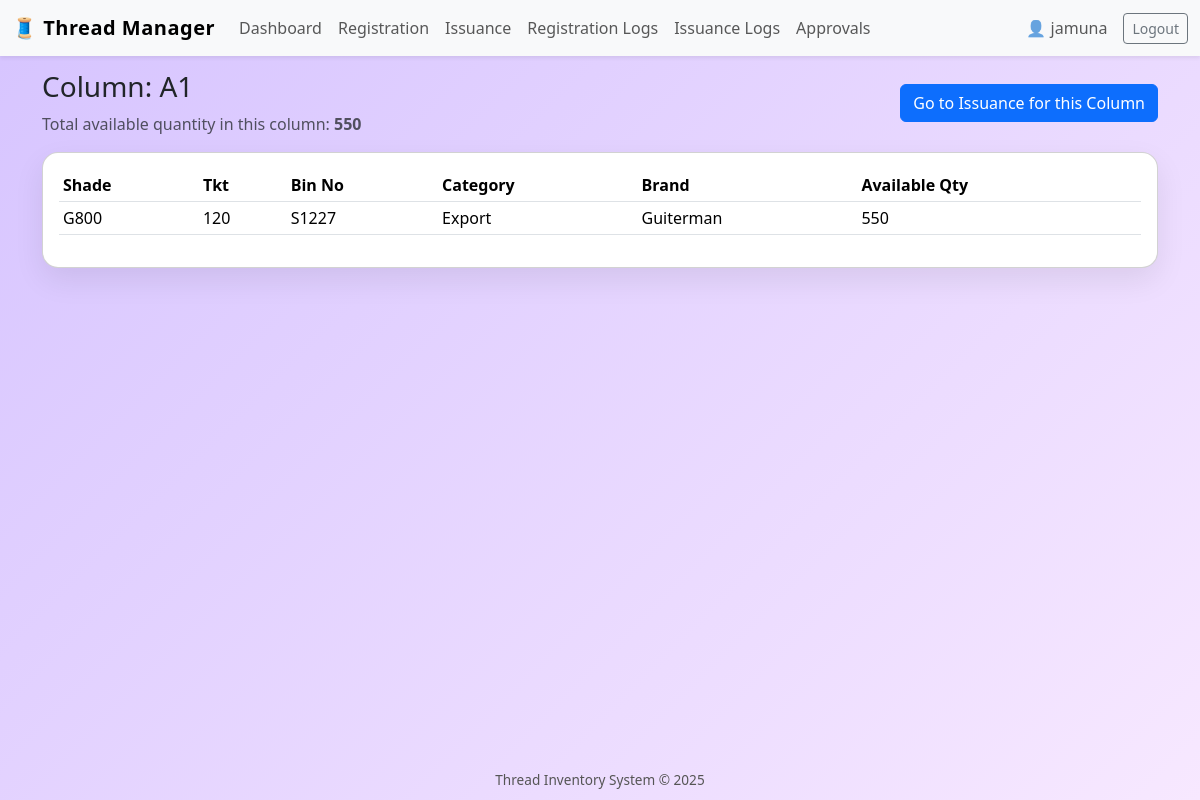
The app's page /columns/A1/ (signed in), older data.
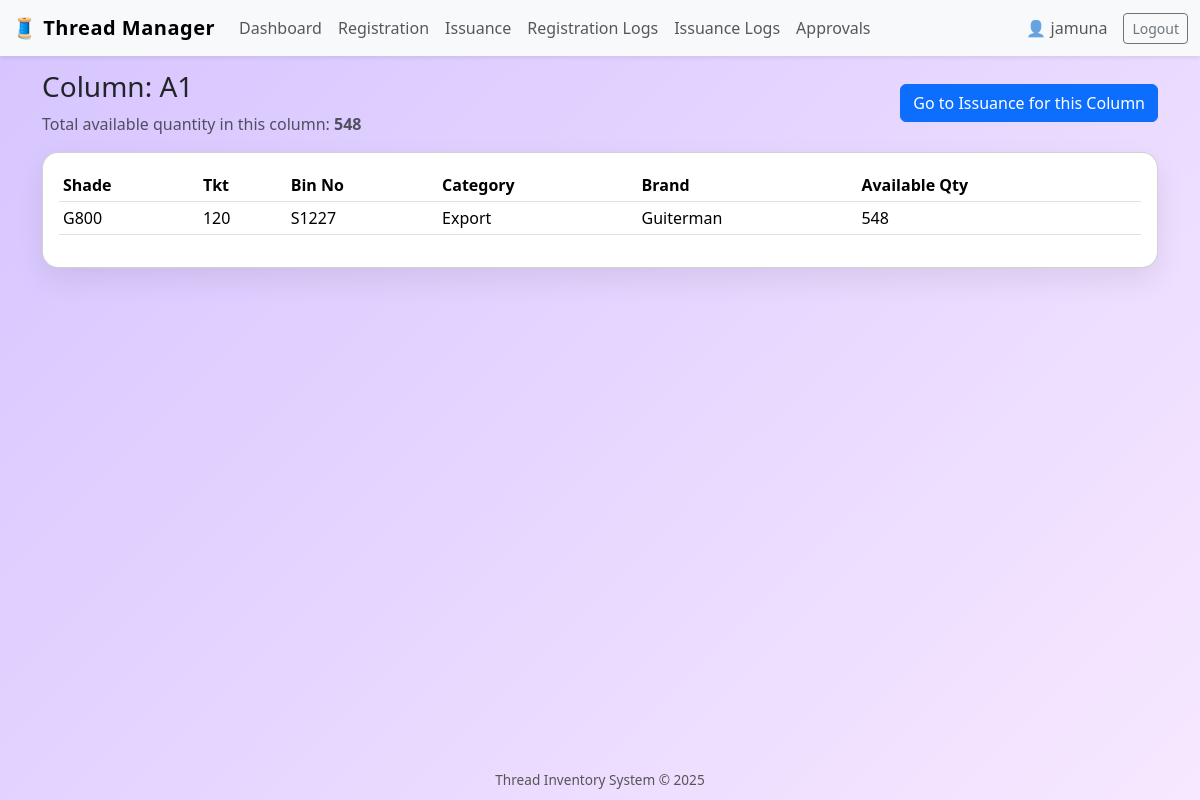
The same page, newer data.
### inventory/models.py (models this page shows, shortened)
class Thread(models.Model):
    CATEGORY_CHOICES = [
        ("DOMESTIC", "Domestic"),
        ("EXPORT", "Export"),
    ]
    registration_date = models.DateTimeField(auto_now_add=True)
    shade = models.CharField(max_length=100)
    tkt = models.CharField(max_length=100)
    bin_no = models.CharField(max_length=100)
    available_quantity = models.PositiveIntegerField()
    category = models.CharField(max_length=10, choices=CATEGORY_CHOICES)
    brand = models.CharField(max_length=100)
    column_name = models.CharField(max_length=100)
    created_by = models.ForeignKey(User, on_delete=models.SET_NULL, null=True)

### inventory/views.py (the view)
# urls.py: path("columns/<str:column_name>/", views.column_detail, name="column_detail"),
@login_required
def column_detail(request, column_name):
    threads = Thread.objects.filter(column_name=column_name).order_by("bin_no", "shade", "tkt")
    total_qty = threads.aggregate(total=Sum("available_quantity"))["total"] or 0
    return render(request, "inventory/column_detail.html", {
        "column_name": column_name,
        "threads": threads,
        "total_qty": total_qty,
    })

### templates/inventory/column_detail.html (shortened to what this page needs)
{% extends "inventory/base.html" %}
{% block content %}
<div class="d-flex justify-content-between align-items-center mb-3">
    <div>
        <h3>Column: {{ column_name }}</h3>
        <p class="text-muted mb-0">
            Total available quantity in this column: <strong>{{ total_qty }}</strong>
        </p>
    </div>
    <a href="{% url 'issuance' %}?column={{ column_name|urlencode }}" class="btn btn-primary">
        Go to Issuance for this Column
    </a>
</div>
<div class="card card-soft">
    <div class="card-body">
        <div class="table-responsive">
            <table class="table table-sm align-middle">
                <thead>
                    <tr>
                        <th>Shade</th>
                        <th>Tkt</th>
                        <th>Bin No</th>
                        <th>Category</th>
                        <th>Brand</th>
                        <th>Available Qty</th>
                    </tr>
                </thead>
                <tbody>
                    {% for t in threads %}
                        <tr>
                            <td>{{ t.shade }}</td>
                            <td>{{ t.tkt }}</td>
                            <td>{{ t.bin_no }}</td>
                            <td>{{ t.get_category_display }}</td>
                            <td>{{ t.brand }}</td>
                            <td>{{ t.available_quantity }}</td>
                        </tr>
                    {% empty %}
                        <tr>
                            <td colspan="6" class="text-center text-muted">
                                No threads present in this column.
                            </td>
                        </tr>
                    {% endfor %}
                </tbody>
            </table>
        </div>
    </div>
</div>
{% endblock %}

Row changes from the older to the newer data that the page shows:
changed Thread "Export": available_quantity "550" → "548"
Text that changed along with them:
{{ total_qty }}: "550" → "548"
